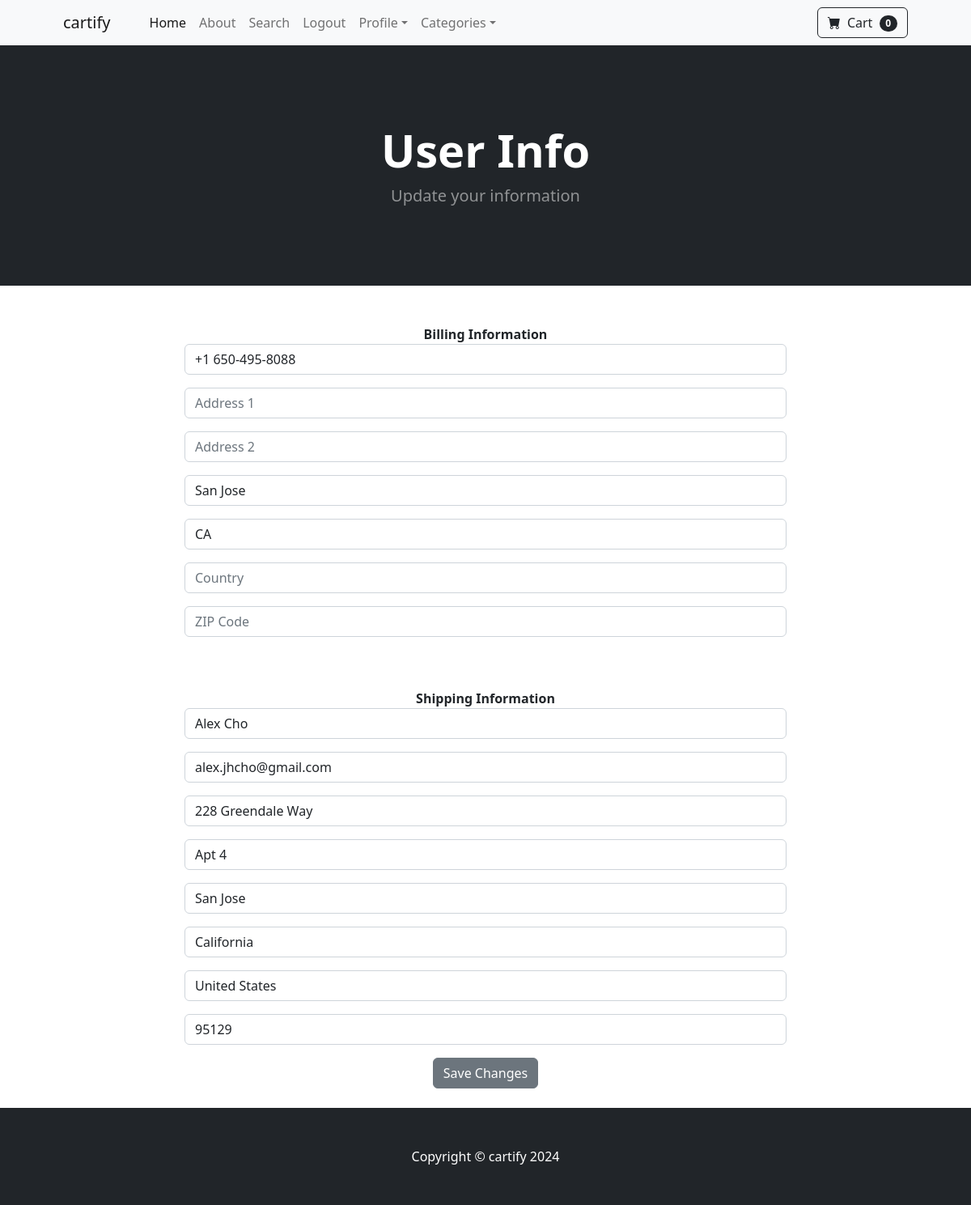
The app's page /user-info/ (signed in), older data.
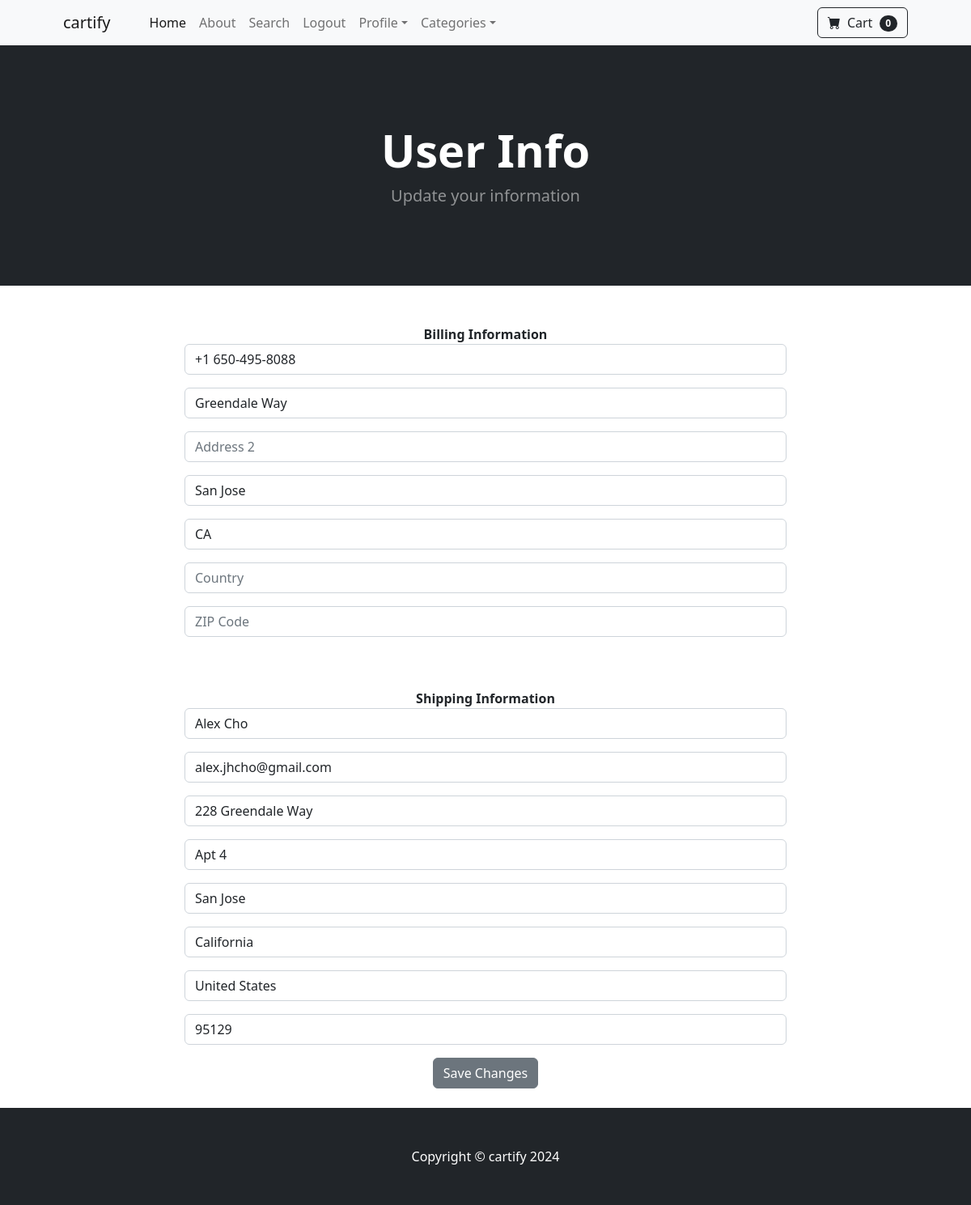
The same page, newer data.
### store/models.py (models this page shows, shortened)
class Profile(models.Model):
    user = models.OneToOneField(User, on_delete=models.CASCADE)
    date_modified = models.DateTimeField(User, auto_now=True)  # automatically tag current time when updated
    phone_number = models.CharField(max_length=25, blank=True)
    address_one = models.CharField(max_length=50, blank=True)
    address_two = models.CharField(max_length=50, blank=True)  # ie, apt/unit/suite number
    city = models.CharField(max_length=50, blank=True)
    state = models.CharField(max_length=50, blank=True)
    country = models.CharField(max_length=50, blank=True)
    zipcode = models.CharField(max_length=50, blank=True)
    old_cart = models.CharField(max_length=50, blank=True, null=True)

### store/views.py (the view)
# urls.py: path('user-info/', views.user_info, name='user-info'),
def user_info(request):
    if request.user.is_authenticated:
        current_user = Profile.objects.get(user__id=request.user.id)  # get profile where its corresponding user id is the current request id
        shipping_user = ShippingAddress.objects.get(user__id=request.user.id)
        form = UserInfoForm(request.POST or None, instance=current_user)  # when Profile dir is clicked, current information will already be in the form
        shipping_form = ShippingForm(request.POST or None, instance=shipping_user)
        if form.is_valid() or shipping_form.is_valid():
            form.save()
            shipping_form.save()
            messages.success(request, 'You have updated your profile information')
            return redirect('home')
    else:
        messages.success(request, 'You need to be logged in to access that page')
        return redirect('login')
    return render(request, 'store/user_info.html', {'form': form, 'shipping_form': shipping_form})

### cart/cart.py (called while the page is built)
    def __len__(self):
        return len(self.cart)

### cart/context_processors.py (called while the page is built)
def cart(request):
    return {'cart': Cart(request)}

### store/templates/store/user_info.html (shortened to what this page needs)
{% extends 'store/base.html' %}
{% block content %}
    <header class="bg-dark py-5">
        <div class="container px-4 px-lg-5 my-5">
            <div class="text-center text-white">
                <h1 class="display-4 fw-bolder">User Info</h1>
                <p class="lead fw-normal text-white-50 mb-0">Update your information</p>
            </div>
        </div>
    </header>
    <br><br>
    <div class="container">
        <div class="row">
            <center>
                <strong>Billing Information</strong>
                <div class="col-md-8">
                    <form method="post" action="{% url 'user-info' %}">
                        {{ form.as_p }}
                        <br><br>
                        <strong>Shipping Information</strong>
                        {{ shipping_form.as_p }}
                        <button type="submit" class="btn btn-secondary">Save Changes</button>
                    </form>
                    <br>
                </div>
            </center>
        </div>
    </div>
{% endblock %}

Row changes from the older to the newer data that the page shows:
changed Profile "San Jose": address_one (not shown) → "Greendale Way"
